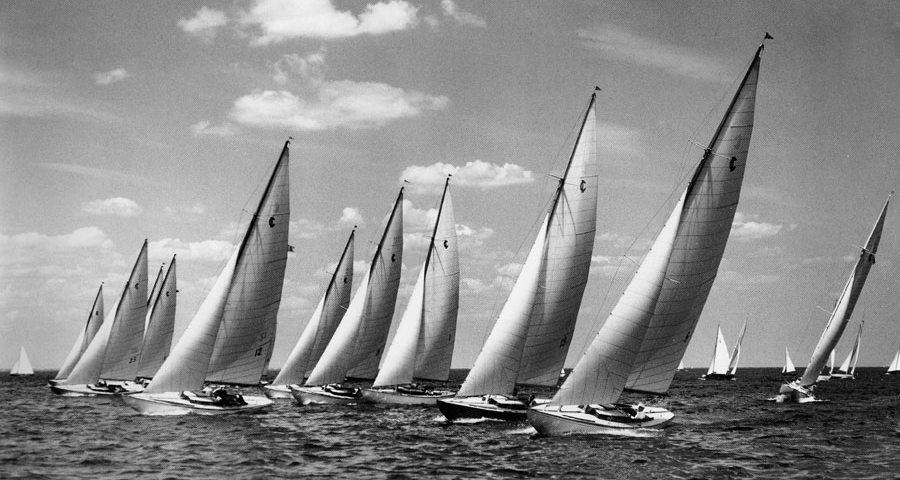
#> input picture coursework_1/boat.png, 900 x 480 px
$ jupyter execute coursework_1.ipynb
#> lines starting #> are read from the running program, lines starting #| are printed output that depends on the picture
### coursework_1/noisy.py
"""
    Image noising module.
"""
import math
import numpy as np
import numpy.random


def noisy(image, noise_type):
	"""
		Add noise to an image.

		image: Input image, ndarray, uint8 type.
		noise_type: One of the following types:
		'gaussian': Gaussian-distributed additive noise.
		'salt_and_pepper':	Salt and pepper noise, replacing random pixels
					with maximal value (salt) or minimal value (pepper).
		'poisson': 	Poisson-distributed noise generated from the data.
		'speckle': 	Multiplicative noise. output = image + image * n, where
					n is uniform noise with specified mean & variance.
	"""
	if noise_type == 'gaussian':
		mean = 0
		sigma = 10
		gauss = np.random.normal(mean, sigma, image.shape)
		output = image + gauss
	elif noise_type == 'salt_and_pepper':
		amount = 0.04
		salt_vs_pepper = 0.5
		output = np.copy(image)

		# Salt mode
		n_pixel_salt = int(image.size * amount * salt_vs_pepper)
		coords = [np.random.randint(0, i - 1, int(n_pixel_salt)) for i in image.shape]
		output[coords] = np.iinfo(image.dtype).max

		# Pepper mode
		n_pixel_pepper = int(image.size * amount * (1 - salt_vs_pepper))
		coords = [np.random.randint(0, i - 1, int(n_pixel_pepper)) for i in image.shape]
		output[coords] = np.iinfo(image.dtype).min
	elif noise_type == 'poisson':
		vals = len(np.unique(image))
		vals = pow(2, math.ceil(math.log2(vals)))
		output = np.random.poisson(image * vals) / float(vals)
	elif noise_type == 'speckle':
		mean = 0
		sigma = 0.05
		gauss = np.random.normal(mean, sigma, image.shape)
		output = image + image * gauss
	else:
		print('Error: unexpected noise type!')
		return
	return output

### coursework_1/coursework_1.ipynb
# Coursework 1: Image Filtering

In this coursework we will explore some basic image filters used in computer vision. The corresponding lectures are Lectures 3 and 4 on image filtering and edge detection.

This coursework includes both coding questions as well as written ones. Please upload the notebook, which contains your code, results and answers as a pdf file onto Cate.

Dependencies: If you work on a college computer in the Computing Lab, where Ubuntu 18.04 is installed by default, you can use the following virtual environment for your work, where relevant Python packages are already installed.

`source /vol/bitbucket/wbai/virt/computer_vision_ubuntu18.04/bin/activate`

Alternatively, you can use pip, pip3 or anaconda etc to install Python packages.

**Note:** please read the both the text and code comment in this notebook to get an idea what you are supposed to implement.

[cell 1]
# Import libaries
import imageio
import numpy as np
import matplotlib.pyplot as plt
import noisy
import scipy
import scipy.signal
import math
import time

# 1. Moving average filter (20 points)

**Task:** Read a specific input image and add noise to the image. Design a moving average filter of kernel size 3x3, 5x5 and 9x9 respectively. Display the filtering results and comment on the results.

Please design the filter by yourself. Then, 2D image filtering can be performed using the function `scipy.signal.convolve2d()`.

[cell 2]
# Read the image
image = imageio.imread('boat.png')
#> image is the input picture: shape (480, 900); min 0, max 255, mean 139.5
plt.imshow(image, cmap='gray')

[cell 3]
# Corrupt the image with Gaussian noise
image_noisy = noisy.noisy(image, 'gaussian')
#> in noisy, `output = image + gauss`:
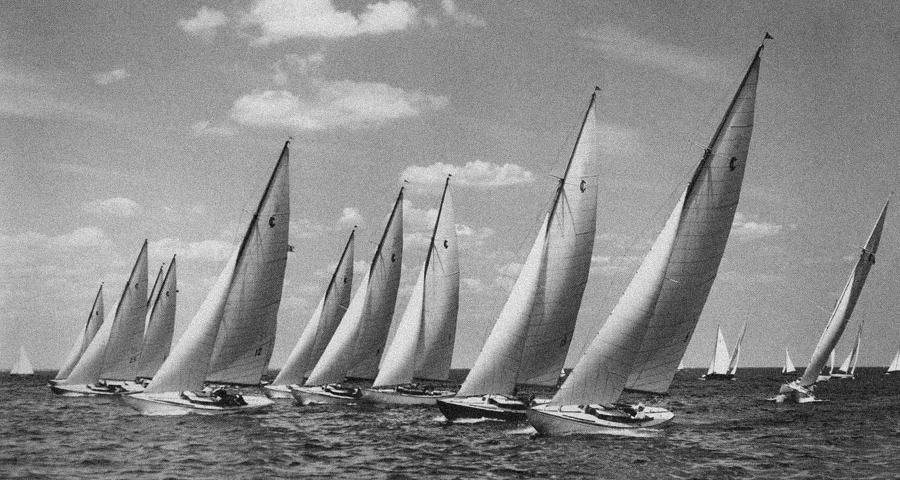
#> output: shape (480, 900) float64; min -30.78, max 283.9, mean 139.6; drawn with min black and max white
plt.imshow(image_noisy, cmap='gray')

**Note:** from now on, please use the noisy image as the input for the filters.

## 1.1 Filter the noisy image with a 3x3 moving average filter (5 points)

[cell 4]
# Design the filter h
h=[[1/9]*3]*3

# Print the filter
print(h)

# Convolve the corrupted image with h using scipy.signal.convolve2d function
image_filtered = scipy.signal.convolve2d(image_noisy, h, mode='same')
plt.imshow(image_filtered, cmap='gray')

## 1.2 Filter the noisy image with a 5x5 moving average filter (5 points)

[cell 5]
# Design the filter h
h=[[1/25]*5]*5

# Print the filter
print(h)

# Convolve the corrupted image with h using scipy.signal.convolve2d function
image_filtered = scipy.signal.convolve2d(image_noisy, h, mode='same')
plt.imshow(image_filtered, cmap='gray')

## 1.3 Filter the noisy image with a 9x9 moving average filter (5 points)

[cell 6]
# Design the filter h
h=[[1/81]*9]*9

# Print the filter
print(h)

# Convolve the corrupted image with h using scipy.signal.convolve2d function
image_filtered = scipy.signal.convolve2d(image_noisy, h, mode='same')
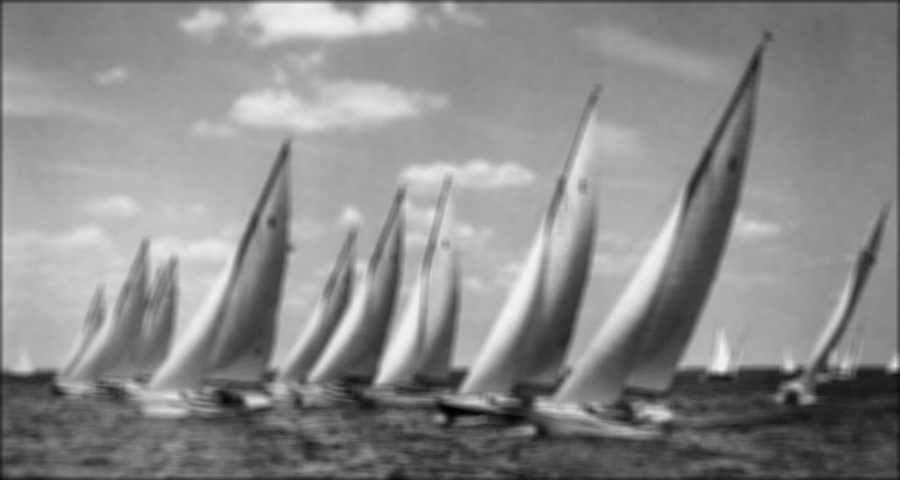
#> image_filtered: shape (480, 900) float64; min 1.85, max 242.8, mean 138.7
plt.imshow(image_filtered, cmap='gray')

## 1.4 Comment on the filtering results when different window sizes are used (5 points)

The image corrupted with Gaussian noise has many white noisy points. The image became very blurred after filtering with a 3*3 moving average filter. However, through the 5*5 moving average filter and the 9*9 moving average filter, the image become blurrier than the first filtered image, it seems to remove too much information including the noise and original pixels.

# 2. Edge detection (35 points)

**Task:** Perform edge detection using Sobel filters, as well as Gaussian + Sobel filters. Display the Sobel magnitude images and comment.

## 2.1 Implement 3x3 Sobel filters and convolve with the noisy image (5 points)

[cell 7]
# Design the Sobel filters
h_sobel_x = [[1,0,-1],[2,0,-2],[1,0,-1]]
h_sobel_y = [[1,2,1],[0,0,0],[-1,-2,-1]]

# Print the filters
print(h_sobel_x)
print(h_sobel_y)

# Sobel filtering
sobel_x = scipy.signal.convolve2d(image_noisy, h_sobel_x, mode='same')
sobel_y = scipy.signal.convolve2d(image_noisy, h_sobel_y, mode='same')

# Calculate the gradient magnitude
sobel_mag = np.sqrt(sobel_x * sobel_x + sobel_y * sobel_y)

# Display the magnitude
plt.imshow(sobel_mag, cmap='gray')

## 2.2 Design a 2D Gaussian filter (5 points)

[cell 8]
# Design the Gaussian filter
def gaussian_filter_2d(sigma):
    # sigma: the parameter sigma in the Gaussian kernel (unit: pixel)
    #
    # return: a 2D array for the Gaussian kernel

    # The filter radius is 3.5 times sigma
#> called with sigma = 3
    rad = int(math.ceil(3.5 * sigma))
    sz = 2 * rad + 1
    h=[]
    for i in range(sz):
        h.append([])
        for j in range(sz):
            x = math.exp((-(i-rad)**2-(j-rad)**2)/(2*sigma**2))/(2*math.pi*sigma**2)
            h[i].append(x)
#         print(h)
    return h

# Display the Gaussian filter when sigma = 3 pixel
sigma = 3
h = gaussian_filter_2d(sigma)
plt.imshow(h)
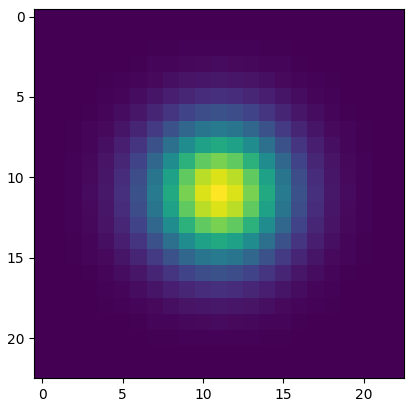
#> figure drawn by matplotlib, 1 panel

## 2.3 Perform Gaussian smoothing ($\sigma$ = 3 pixels) before applying the Sobel filters (5 points)

[cell 9]
# Perform Gaussian smoothing before Sobel filtering
sigma = 3
h = gaussian_filter_2d(sigma)
image_smoothed = scipy.signal.convolve2d(image_noisy, h, mode='same')

# Sobel filtering
sobel_x = scipy.signal.convolve2d(image_smoothed, h_sobel_x, mode='same')
sobel_y = scipy.signal.convolve2d(image_smoothed, h_sobel_y, mode='same')
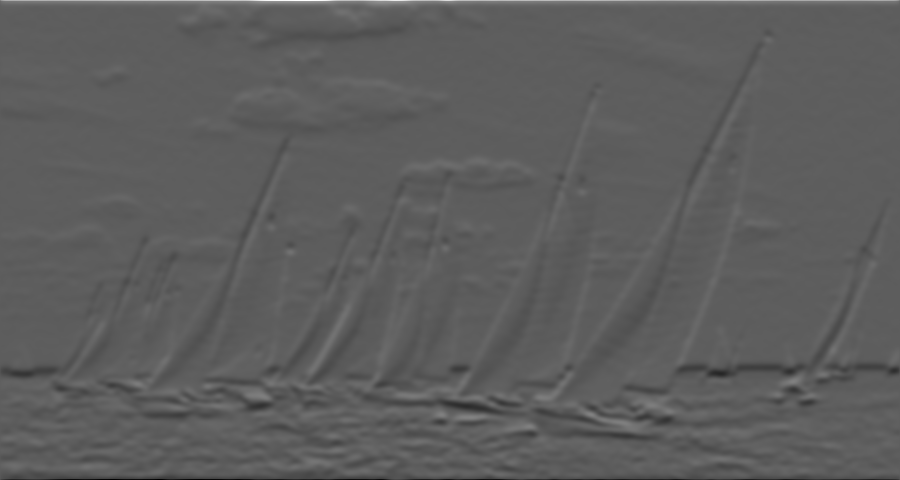
#> sobel_y: shape (480, 900) float64; min -382.6, max 658.9, mean -0.2; drawn with min black and max white

# Calculate the gradient magnitude
sobel_mag = np.sqrt(sobel_x * sobel_x + sobel_y * sobel_y)

# Display the magnitude
plt.imshow(sobel_mag, cmap='gray')

## 2.4 Perform Gaussian smoothing ($\sigma$ = 7 pixels) before applying the Sobel filters. Evaluate the computational time for Gaussian smoothing. (5 points)

[cell 10]
# Create the Gaussian filter
sigma = 7
h = gaussian_filter_2d(sigma)

# Perform Gaussian smoothing
start = time.time()
image_smoothed = scipy.signal.convolve2d(image_noisy, h, mode='same')
duration = time.time() - start
print('It takes {0:.6f} seconds for performing Gaussian smoothing.'.format(duration))

# Sobel filtering
sobel_x = scipy.signal.convolve2d(image_smoothed, h_sobel_x, mode='same')
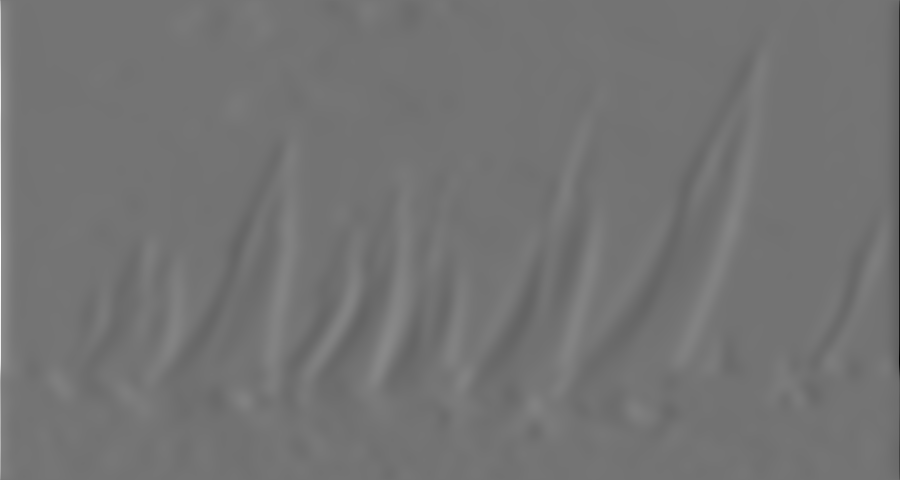
#> sobel_x: shape (480, 900) float64; min -394.5, max 471.7, mean -0.1; drawn with min black and max white
sobel_y = scipy.signal.convolve2d(image_smoothed, h_sobel_y, mode='same')

# Calculate the gradient magnitude
sobel_mag = np.sqrt(sobel_x * sobel_x + sobel_y * sobel_y)
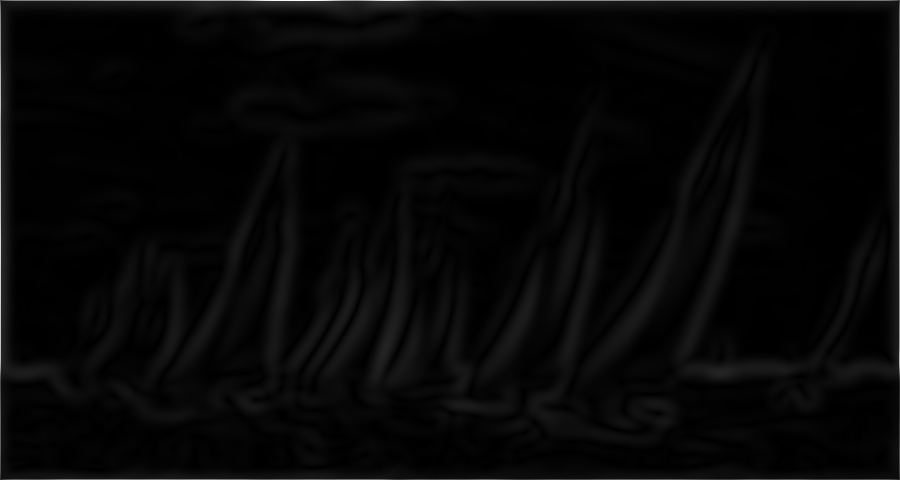
#> sobel_mag: shape (480, 900) float64; min 0.00544, max 551.3, mean 15; drawn with min black and max white

# Display the magnitude
plt.imshow(sobel_mag, cmap='gray')

## 2.5 Design 1D Gaussian filters along x-axis and y-axis respectively. (5 points)

[cell 11]
# Design the Gaussian filter
def gaussian_filter_1d(sigma):
    # sigma: the parameter sigma in the Gaussian kernel (unit: pixel)
    #
    # return: a 1D array for the Gaussian kernel

    # The filter radius is 3.5 times sigma
#> called with sigma = 7
    rad = int(math.ceil(3.5 * sigma))
    sz = 2 * rad + 1
    h = []
    for i in range(-rad,rad+1):
        x = math.exp(-(i**2)/(2*sigma**2))/(math.sqrt(2*math.pi)*sigma)
        h.append(x)
    print(h)
    return h
# Display the Gaussian filters when sigma = 7 pixel
sigma = 7

# The Gaussian filter along x-axis. Its shape is (1, sz).
h_x = gaussian_filter_1d(sigma)
h_x = np.expand_dims(h_x, axis=0)

# The Gaussian filter along y-axis. Its shape is (sz, 1).
h_y = gaussian_filter_1d(sigma)
h_y = np.expand_dims(h_y, axis=-1)
# print(h_x)

# Display the filters
plt.subplot(1, 2, 1)
plt.imshow(h_x)
plt.subplot(1, 2, 2)
plt.imshow(h_y)
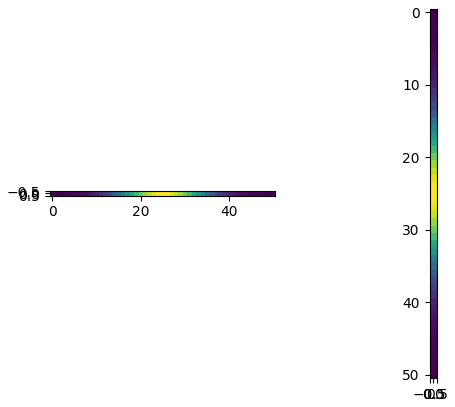
#> figure drawn by matplotlib, 2 panels

## 2.6 Perform Gaussian smoothing (sigma = 7 pixels) as two separable filters, then apply the Sobel filters. Evaluate the computational time for separable Gaussian filtering. (5 points)

[cell 12]
# Perform separable Gaussian smoothing before Sobel filtering
start = time.time()
image_smoothed = scipy.signal.convolve2d(image_noisy, h_x, mode='same')
image_smoothed = scipy.signal.convolve2d(image_smoothed, h_y, mode='same')
duration = time.time() - start
print('It takes {0:.6f} seconds for performing Gaussian smoothing.'.format(duration))

# Sobel filtering
sobel_x = scipy.signal.convolve2d(image_smoothed, h_sobel_x, mode='same')
sobel_y = scipy.signal.convolve2d(image_smoothed, h_sobel_y, mode='same')

# Calculate the gradient magnitude
sobel_mag = np.sqrt(sobel_x * sobel_x + sobel_y * sobel_y)

# Display the magnitude
plt.imshow(sobel_mag, cmap='gray')

## 2.7 Comment on the filtering results (5 points)

Gaussian smoothing helps eliminate noise. Applying the Sobel filters we can quantitively detect edges. However, using two separable filters in x-axis and y-axis can reduce the time for performing Gaussian smoothing(0.169s) compared to a squire filter which takes 2.743 seconds

# 3. Laplacian filter (15 points)

**Task:** Perform Laplacian filtering and Laplacian of Gaussian filtering. Display the results and comment.

## 3.1 Implement a 3x3 Laplacian filter (5 points)

[cell 13]
# Design the filter
h = [[0,1,0],[1,-4,1],[0,1,0]]

# Laplacian filtering
lap = scipy.signal.convolve2d(image_noisy, h, mode='same')
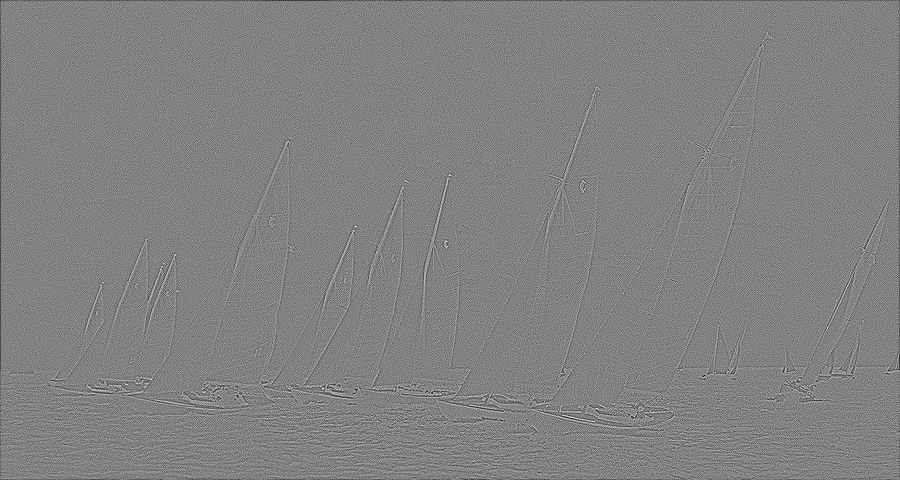
#> lap: shape (480, 900) float64; min -461.1, max 442.3, mean -0.8; drawn with min black and max white

# Display the results
plt.imshow(lap, cmap='gray')

## 3.2 Implement the Laplacian of Gaussian filter ($\sigma$ = 3 pixel) (5 points)

[cell 14]
# Design the Gaussian filter
sigma = 3

# The Gaussian filter along x-axis
h_x = gaussian_filter_1d(sigma)
h_x = np.expand_dims(h_x, axis=0)


# The Gaussian filter along y-axis
h_y = gaussian_filter_1d(sigma)
h_y = np.expand_dims(h_y, axis=-1)

# Gaussian smoothing
image_smoothed = scipy.signal.convolve2d(image_noisy, h_x, mode='same')
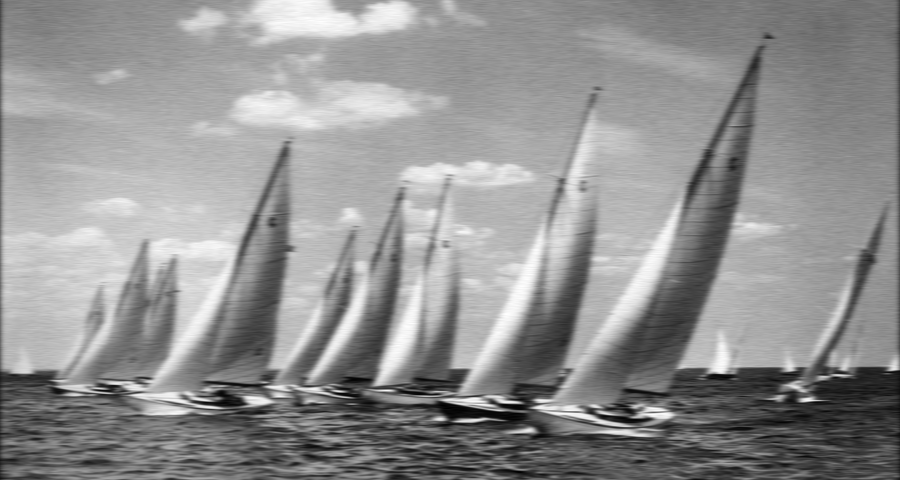
#> image_smoothed: shape (480, 900) float64; min -4.13, max 246.4, mean 139.2; drawn with min black and max white
image_smoothed = scipy.signal.convolve2d(image_smoothed, h_y, mode='same')

# Design the Laplacian filter
h = [[0,-1,0],[-1,4,-1],[0,-1,0]]
# [12 lines of commented-out code are left out]
lap = scipy.signal.convolve2d(image_smoothed, h, mode='same')
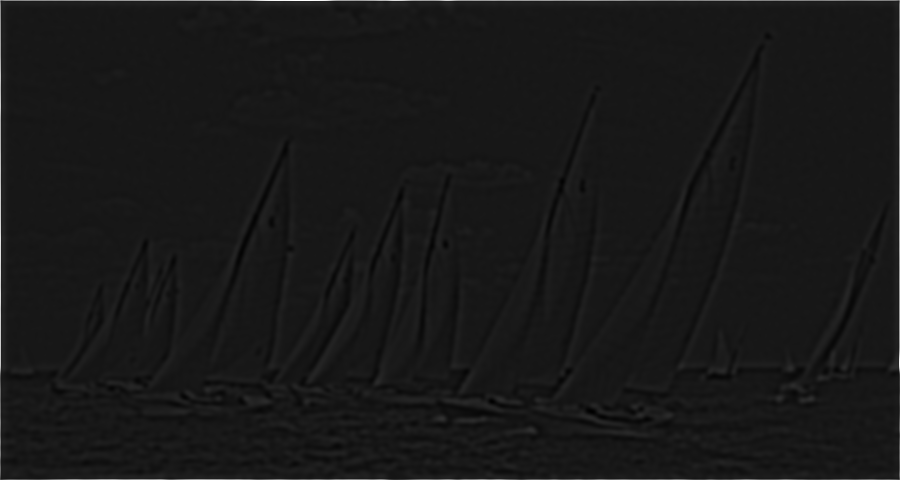
#> lap: shape (480, 900) float64; min -10.69, max 105, mean 0.4; drawn with min black and max white
# lap1 = scipy.signal.convolve2d(image_noisy, h, mode='same')
# plt.subplot(1, 2, 1)
plt.imshow(lap, cmap='gray')
# plt.subplot(1, 2, 2)
# plt.imshow(lap1, cmap='gray')
